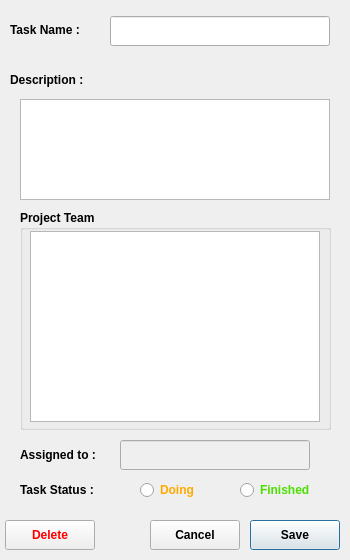
<?xml version="1.0" encoding="UTF-8"?>
<ui version="4.0">
 <class>AddTaskWindow</class>
 <widget class="QDialog" name="AddTaskWindow">
  <property name="geometry">
   <rect>
    <x>0</x>
    <y>0</y>
    <width>350</width>
    <height>560</height>
   </rect>
  </property>
  <property name="minimumSize">
   <size>
    <width>350</width>
    <height>560</height>
   </size>
  </property>
  <property name="maximumSize">
   <size>
    <width>350</width>
    <height>560</height>
   </size>
  </property>
  <property name="windowTitle">
   <string>Dialog</string>
  </property>
  <widget class="QLabel" name="label">
   <property name="geometry">
    <rect>
     <x>10</x>
     <y>20</y>
     <width>110</width>
     <height>20</height>
    </rect>
   </property>
   <property name="font">
    <font>
     <pointsize>9</pointsize>
     <weight>75</weight>
     <bold>true</bold>
    </font>
   </property>
   <property name="text">
    <string>Task Name :</string>
   </property>
  </widget>
  <widget class="QLineEdit" name="task_name">
   <property name="geometry">
    <rect>
     <x>110</x>
     <y>16</y>
     <width>220</width>
     <height>30</height>
    </rect>
   </property>
   <property name="font">
    <font>
     <pointsize>8</pointsize>
     <weight>75</weight>
     <bold>true</bold>
    </font>
   </property>
  </widget>
  <widget class="QLabel" name="label_2">
   <property name="geometry">
    <rect>
     <x>10</x>
     <y>70</y>
     <width>120</width>
     <height>20</height>
    </rect>
   </property>
   <property name="font">
    <font>
     <pointsize>9</pointsize>
     <weight>75</weight>
     <bold>true</bold>
    </font>
   </property>
   <property name="text">
    <string>Description :</string>
   </property>
  </widget>
  <widget class="QPushButton" name="save_button">
   <property name="geometry">
    <rect>
     <x>250</x>
     <y>520</y>
     <width>90</width>
     <height>30</height>
    </rect>
   </property>
   <property name="font">
    <font>
     <pointsize>9</pointsize>
     <weight>75</weight>
     <bold>true</bold>
    </font>
   </property>
   <property name="cursor">
    <cursorShape>PointingHandCursor</cursorShape>
   </property>
   <property name="focusPolicy">
    <enum>Qt::ClickFocus</enum>
   </property>
   <property name="text">
    <string>Save</string>
   </property>
  </widget>
  <widget class="QPushButton" name="pushButton_2">
   <property name="geometry">
    <rect>
     <x>150</x>
     <y>520</y>
     <width>90</width>
     <height>30</height>
    </rect>
   </property>
   <property name="font">
    <font>
     <pointsize>9</pointsize>
     <weight>75</weight>
     <bold>true</bold>
    </font>
   </property>
   <property name="cursor">
    <cursorShape>PointingHandCursor</cursorShape>
   </property>
   <property name="text">
    <string>Cancel</string>
   </property>
  </widget>
  <widget class="QLabel" name="label_3">
   <property name="geometry">
    <rect>
     <x>20</x>
     <y>445</y>
     <width>120</width>
     <height>20</height>
    </rect>
   </property>
   <property name="font">
    <font>
     <pointsize>9</pointsize>
     <weight>75</weight>
     <bold>true</bold>
    </font>
   </property>
   <property name="text">
    <string>Assigned to :</string>
   </property>
  </widget>
  <widget class="QLineEdit" name="assigned">
   <property name="enabled">
    <bool>false</bool>
   </property>
   <property name="geometry">
    <rect>
     <x>120</x>
     <y>440</y>
     <width>190</width>
     <height>30</height>
    </rect>
   </property>
   <property name="font">
    <font>
     <pointsize>10</pointsize>
     <weight>75</weight>
     <bold>true</bold>
    </font>
   </property>
   <property name="cursor">
    <cursorShape>ArrowCursor</cursorShape>
   </property>
   <property name="readOnly">
    <bool>false</bool>
   </property>
  </widget>
  <widget class="QLabel" name="label_4">
   <property name="geometry">
    <rect>
     <x>20</x>
     <y>480</y>
     <width>110</width>
     <height>20</height>
    </rect>
   </property>
   <property name="font">
    <font>
     <pointsize>9</pointsize>
     <weight>75</weight>
     <bold>true</bold>
    </font>
   </property>
   <property name="text">
    <string>Task Status :</string>
   </property>
  </widget>
  <widget class="QRadioButton" name="doing_button">
   <property name="geometry">
    <rect>
     <x>140</x>
     <y>480</y>
     <width>95</width>
     <height>20</height>
    </rect>
   </property>
   <property name="font">
    <font>
     <pointsize>9</pointsize>
     <weight>75</weight>
     <bold>true</bold>
    </font>
   </property>
   <property name="cursor">
    <cursorShape>PointingHandCursor</cursorShape>
   </property>
   <property name="styleSheet">
    <string notr="true">color: rgb(255, 170, 0);</string>
   </property>
   <property name="text">
    <string>Doing</string>
   </property>
  </widget>
  <widget class="QRadioButton" name="finished_button">
   <property name="geometry">
    <rect>
     <x>240</x>
     <y>480</y>
     <width>95</width>
     <height>20</height>
    </rect>
   </property>
   <property name="font">
    <font>
     <pointsize>9</pointsize>
     <weight>75</weight>
     <italic>false</italic>
     <bold>true</bold>
    </font>
   </property>
   <property name="cursor">
    <cursorShape>PointingHandCursor</cursorShape>
   </property>
   <property name="styleSheet">
    <string notr="true">color: rgb(74, 223, 0);</string>
   </property>
   <property name="text">
    <string>Finished</string>
   </property>
  </widget>
  <widget class="QGroupBox" name="groupBox">
   <property name="geometry">
    <rect>
     <x>20</x>
     <y>210</y>
     <width>311</width>
     <height>220</height>
    </rect>
   </property>
   <property name="font">
    <font>
     <pointsize>9</pointsize>
     <weight>75</weight>
     <bold>true</bold>
    </font>
   </property>
   <property name="title">
    <string>Project Team</string>
   </property>
   <widget class="QListWidget" name="my_team_list">
    <property name="geometry">
     <rect>
      <x>10</x>
      <y>21</y>
      <width>290</width>
      <height>191</height>
     </rect>
    </property>
    <property name="font">
     <font>
      <pointsize>9</pointsize>
      <weight>75</weight>
      <bold>true</bold>
     </font>
    </property>
    <property name="cursor" stdset="0">
     <cursorShape>PointingHandCursor</cursorShape>
    </property>
   </widget>
  </widget>
  <widget class="QTextEdit" name="task_description">
   <property name="geometry">
    <rect>
     <x>20</x>
     <y>99</y>
     <width>310</width>
     <height>101</height>
    </rect>
   </property>
   <property name="font">
    <font>
     <pointsize>9</pointsize>
     <weight>75</weight>
     <bold>true</bold>
    </font>
   </property>
   <property name="cursor" stdset="0">
    <cursorShape>IBeamCursor</cursorShape>
   </property>
  </widget>
  <widget class="QPushButton" name="delete_button">
   <property name="geometry">
    <rect>
     <x>5</x>
     <y>520</y>
     <width>90</width>
     <height>30</height>
    </rect>
   </property>
   <property name="font">
    <font>
     <pointsize>9</pointsize>
     <weight>75</weight>
     <bold>true</bold>
    </font>
   </property>
   <property name="cursor">
    <cursorShape>PointingHandCursor</cursorShape>
   </property>
   <property name="styleSheet">
    <string notr="true">color: rgb(255, 0, 0);</string>
   </property>
   <property name="text">
    <string>Delete</string>
   </property>
  </widget>
 </widget>
 <resources/>
 <connections/>
</ui>
